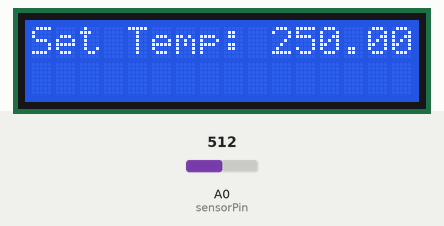
A sketch run on a simulated Arduino Uno, built with avr-gcc and run on an emulated ATmega328P. Parts: 16×2 character LCD. The inputs (shaded band) are chosen by the test bench; at power-on: A0 (sensorPin) = 512.

Above: at 1.2 s.
1.3 s: A0 (sensorPin) set to 716
At 3.8 s:
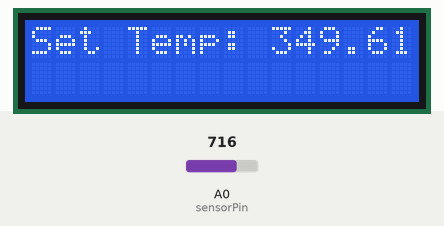
5.2 s: A0 (sensorPin) set to 900
At 7.5 s:
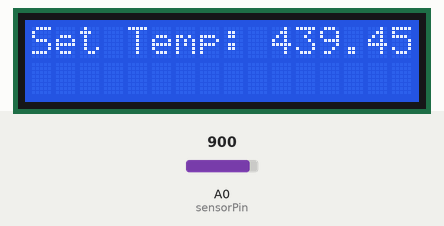
9.1 s: A0 (sensorPin) set to 1023
At 12.4 s:
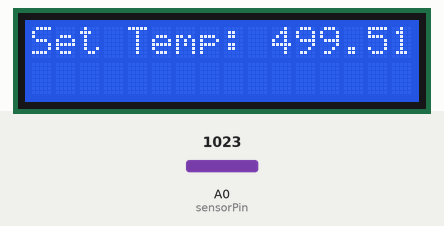
Timing chart, 0 to 13.9 s (numbered marks = the images above; inputs shaded):
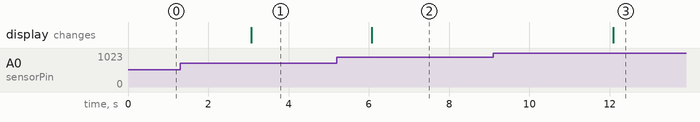

The sketch:

pc_hardinfo.ino
```cpp
#include <LiquidCrystal.h>
#include <Wire.h>


LiquidCrystal lcd(7, 8, 9, 10, 11, 12);
int sensorPin = 0;
int tempC;

void setup(){
  lcd.begin(16, 2);
}

void loop(){
  int value = analogRead(sensorPin);
  lcd.setCursor(0, 1);
  float millivolts = (value / 1024.0) * 5000;
  float celcuis = millivolts / 10;
  lcd.clear();
  lcd.print("Set Temp: ");lcd.print(celcuis);
  lcd.print("C");
  delay(3000);
}
```

Measured:
- after the input at 1.3 s, the display: changes after 1.8 s (image 1)
- after the input at 5.2 s, the display: changes after 0.88 s (image 2)
- after the input at 9.1 s, the display: changes after 3.0 s (image 3)
